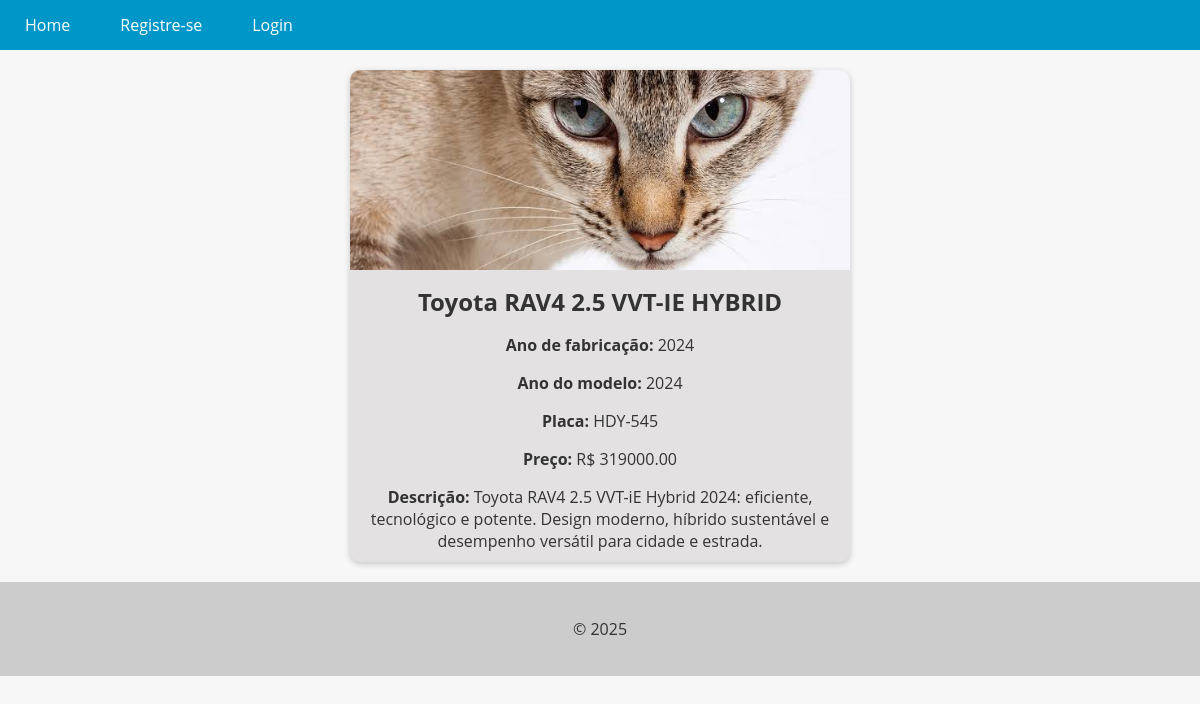
/cars/19/, run on the app's committed database.
### cars/models.py (models this page shows, shortened)
class Car(models.Model):
    id = models.AutoField(primary_key=True)
    model = models.CharField(max_length=100)
    brand = models.ForeignKey(Brand, on_delete=models.PROTECT, related_name = 'car_brand')
    factory_year = models.IntegerField(
        validators = [
            MinValueValidator(1886),
            MaxValueValidator(datetime.datetime.now().year)
        ]
    )
    model_year = models.IntegerField(
        validators = [
            MinValueValidator(1886),
            MaxValueValidator(datetime.datetime.now().year)
        ]
    )
    plate = models.CharField(max_length=100, blank=True, null=True)
    photo = models.ImageField(upload_to='cars/', blank=True, null=True, default='cars/no_photo.jpg')
    price = models.DecimalField(
        max_digits=10,
        decimal_places=2
    )
    description = models.TextField(blank=True)

class Brand(models.Model):
    id = models.AutoField(primary_key=True)
    name = models.CharField(max_length=200)
    def __str__(self):
        return self.name

### cars/views.py (the view)
# urls.py: path('cars/<int:pk>/', CarDetailView.as_view(), name='car_detail'),
class CarDetailView(DetailView):
    model = Car
    template_name = 'cars_detail.html'
    context_object_name = 'car'

### cars/templates/cars_detail.html (shortened to what this page needs)
{% extends "base.html" %}
{% block content %}
  <div class="car-card">
      <img src="{{ object.photo.url }}" alt="{{ object.model }} - {{ object.brand }}">
      <h2>{{ object.brand }} {{ object.model }}</h2>
      <p><strong>Ano de fabricação:</strong> {{ object.factory_year }}</p>
      <p><strong>Ano do modelo:</strong> {{ object.model_year }}</p>
      <p><strong>Placa:</strong> {{ object.plate }}</p>
      <p><strong>Preço:</strong> R$ {{ object.price }}</p>
      {% if object.description  %}
        <p><strong>Descrição:</strong> {{ object.description }}</p>
      {% endif %}
  </div>
{% endblock %}

### app/templates/base.html (style rules this page uses)
body { font-family: 'Open Sans', sans-serif; background-color: #f7f7f7; color: #333; margin: 0; padding: 0; }

### cars/templates/cars_detail.html (style rules this page uses)
.car-card { background-color: #e3e1e1; box-shadow: 0 2px 6px rgba(0, 0, 0, 0.2); border-radius: 10px; overflow: hidden; text-align: center; transition: all 0.3s ease; max-width: 500px; margin: 20px auto 0; margin-bottom: 20px; }
.car-card img { width: 100%; height: 200px; object-fit: cover; }
.car-card h2 { font-size: 1.5rem; margin: 10px; }
.car-card p { font-size: 1rem; margin-bottom: 10px; }

### data on the page
Car: photo (picture), brand "Toyota", model "RAV4 2.5 VVT-IE HYBRID", factory_year "2024", model_year "2024", plate "HDY-545", price "319000.00", description "Toyota RAV4 2.5 VVT-iE Hybrid 2024: eficiente, tecnológico e potente. Design moderno, híbrido sustentável e desempenho versátil para cidade e estrada."
